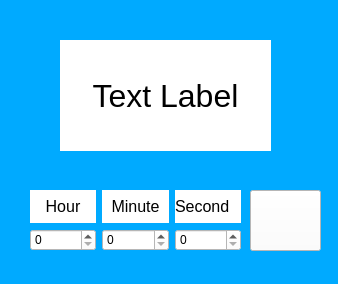
<?xml version="1.0" encoding="UTF-8"?>
<ui version="4.0">
 <class>TimerForm</class>
 <widget class="QWidget" name="TimerForm">
  <property name="geometry">
   <rect>
    <x>0</x>
    <y>0</y>
    <width>338</width>
    <height>284</height>
   </rect>
  </property>
  <property name="windowTitle">
   <string>Timer</string>
  </property>
  <property name="styleSheet">
   <string notr="true">background-color: rgb(0, 170, 255);</string>
  </property>
  <widget class="QLabel" name="timerLabel">
   <property name="geometry">
    <rect>
     <x>60</x>
     <y>40</y>
     <width>211</width>
     <height>111</height>
    </rect>
   </property>
   <property name="font">
    <font>
     <pointsize>24</pointsize>
    </font>
   </property>
   <property name="layoutDirection">
    <enum>Qt::LeftToRight</enum>
   </property>
   <property name="styleSheet">
    <string notr="true">background-color: rgb(255, 255, 255);</string>
   </property>
   <property name="text">
    <string>Text Label</string>
   </property>
   <property name="scaledContents">
    <bool>false</bool>
   </property>
   <property name="alignment">
    <set>Qt::AlignCenter</set>
   </property>
  </widget>
  <widget class="QPushButton" name="startTimer">
   <property name="geometry">
    <rect>
     <x>250</x>
     <y>190</y>
     <width>71</width>
     <height>61</height>
    </rect>
   </property>
   <property name="styleSheet">
    <string notr="true">background-color: rgb(255, 255, 255);</string>
   </property>
   <property name="text">
    <string/>
   </property>
   <property name="icon">
    <iconset>
     <normaloff>icon/Angry, Bird, Black, Frame, Red png icon.png</normaloff>icon/Angry, Bird, Black, Frame, Red png icon.png</iconset>
   </property>
   <property name="iconSize">
    <size>
     <width>128</width>
     <height>128</height>
    </size>
   </property>
  </widget>
  <widget class="QWidget" name="">
   <property name="geometry">
    <rect>
     <x>30</x>
     <y>190</y>
     <width>211</width>
     <height>61</height>
    </rect>
   </property>
   <layout class="QHBoxLayout" name="horizontalLayout">
    <item>
     <layout class="QVBoxLayout" name="verticalLayout">
      <item>
       <widget class="QLabel" name="label">
        <property name="font">
         <font>
          <pointsize>12</pointsize>
         </font>
        </property>
        <property name="styleSheet">
         <string notr="true">background-color: rgb(255, 255, 255);
</string>
        </property>
        <property name="text">
         <string>Hour</string>
        </property>
        <property name="alignment">
         <set>Qt::AlignCenter</set>
        </property>
       </widget>
      </item>
      <item>
       <widget class="QSpinBox" name="spinBox">
        <property name="styleSheet">
         <string notr="true">background-color: rgb(255, 255, 255);</string>
        </property>
       </widget>
      </item>
     </layout>
    </item>
    <item>
     <layout class="QVBoxLayout" name="verticalLayout_2">
      <item>
       <widget class="QLabel" name="label_2">
        <property name="font">
         <font>
          <pointsize>12</pointsize>
         </font>
        </property>
        <property name="styleSheet">
         <string notr="true">background-color: rgb(255, 255, 255);</string>
        </property>
        <property name="text">
         <string>Minute</string>
        </property>
        <property name="alignment">
         <set>Qt::AlignCenter</set>
        </property>
       </widget>
      </item>
      <item>
       <widget class="QSpinBox" name="spinBox_2">
        <property name="styleSheet">
         <string notr="true">background-color: rgb(255, 255, 255);</string>
        </property>
       </widget>
      </item>
     </layout>
    </item>
    <item>
     <layout class="QVBoxLayout" name="verticalLayout_3">
      <item>
       <widget class="QLabel" name="label_3">
        <property name="font">
         <font>
          <pointsize>12</pointsize>
         </font>
        </property>
        <property name="styleSheet">
         <string notr="true">background-color: rgb(255, 255, 255);</string>
        </property>
        <property name="text">
         <string>Second</string>
        </property>
       </widget>
      </item>
      <item>
       <widget class="QSpinBox" name="spinBox_3">
        <property name="styleSheet">
         <string notr="true">background-color: rgb(255, 255, 255);</string>
        </property>
       </widget>
      </item>
     </layout>
    </item>
   </layout>
  </widget>
 </widget>
 <resources>
  <include location="Frame/Frame.qrc"/>
 </resources>
 <connections/>
</ui>
